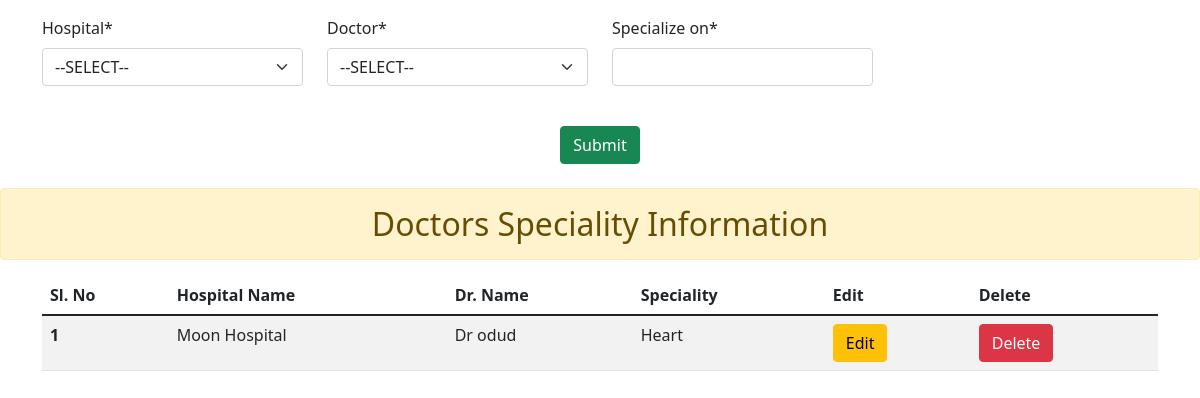
/specialized_details, run on the app's committed database.
### specialized_app/models.py (models this page shows, shortened)
class Speciality(models.Model):
    hospital = models.ForeignKey(Hospital, on_delete=models.CASCADE)
    doctor = models.ForeignKey(Doctors, on_delete=models.CASCADE)
    specialize_on = models.CharField(max_length=400)

### hospital_app/models.py (models this page shows)
class Hospital(models.Model):
    name = models.CharField(max_length=100)
    address = models.CharField(max_length=200)
    contact = models.IntegerField()
    def __str__(self):
        return self.name

### dr_details_app/models.py (models this page shows)
class Doctors(models.Model):
    hospital = models.ForeignKey(Hospital, on_delete=models.CASCADE)
    dr_name = models.CharField(max_length=100)
    specialized = models.CharField(max_length=200)
    education = models.CharField(max_length=200)
    contact = models.CharField(max_length=200)
    def __str__(self):
        return self.dr_name

### specialized_app/views.py (the view)
# urls.py: path('specialized_details', views.specialized_details, name='specialized_details'),
def specialized_details(request):
    specialized = Speciality.objects.all()
    form = SpecialityForm()
    if request.method == 'POST':
        form = SpecialityForm(request.POST)
        if form.is_valid():
            form.save()
            messages.success(request, "Dr. Speciality added successfully")
    context = {
        'form' : form,
        'specialized' : specialized
    }
    return render(request, 'specialized.html', context)

### specialized_app/forms.py
class SpecialityForm(forms.ModelForm):
    class Meta:
        model = Speciality
        fields = '__all__'
    def __init__(self, *args, **kwargs):
        super().__init__(*args, **kwargs)
        self.fields['hospital'].empty_label = "--SELECT--"
        self.fields['hospital'].queryset = Hospital.objects.all()
        self.fields['doctor'].empty_label = "--SELECT--"
        self.fields['doctor'].queryset = Doctors.objects.all()

### template/specialized.html (shortened to what this page needs)
{% load crispy_forms_tags %}
<html lang="en">
  <head>
    <link
      href="https://cdn.jsdelivr.net/npm/bootstrap@5.1.3/dist/css/bootstrap.min.css"
      rel="stylesheet"
    />
  </head>
  <body>
    <div class="container mt-3">
      <form method="POST">
        <div class="row">
          <div class="col-md-3">{{form.hospital|as_crispy_field}}</div>
          <div class="col-md-3">{{form.doctor|as_crispy_field}}</div>
          <div class="col-md-3">{{form.specialize_on|as_crispy_field}}</div>
          <div class="text-center mt-4">
            <button type="submit" class="btn btn-success">Submit</button>
          </div>
        </div>
      </form>
    </div>
    <h2 class="alert alert-warning text-center mt-4">Doctors Speciality Information</h2>
    <div class="container mt-3">
      <table class="table table-striped">
        <thead>
          <tr>
            <th scope="col">Sl. No</th>
            <th scope="col">Hospital Name</th>
            <th scope="col">Dr. Name</th>
            <th scope="col">Speciality</th>
            <th scope="col">Edit</th>
            <th scope="col">Delete</th>
          </tr>
        </thead>
        <tbody>
          {% if specialized %} {% for item in specialized %}
          <tr>
            <th>{{forloop.counter}}</th>
            <td>{{item.hospital.name}}</td>
            <td>{{item.doctor.dr_name}}</td>
            <td>{{item.specialize_on}}</td>
            <td>
              <a href="{% url 'specialized_edit_item' item.id %}" class="btn btn-warning">Edit</a>
            </td>
            <td>
              <a href="{% url 'specialized_delete_item' item.id %}" class="btn btn-danger" onclick="return confirm('Are you sure you want to delete this doctor?')">Delete</a>
            </td>
          </tr>
          {% endfor %}
          {% else %}
          <tr>
            <td class="text-center" colspan="7">No Doctors Speciality Information are found</td>
          </tr>
          {% endif %}
        </tbody>
      </table>
    </div>
  </body>
</html>

### data on the page
Speciality: hospital.name "Moon Hospital", doctor.dr_name "Dr odud", specialize_on "Heart"
